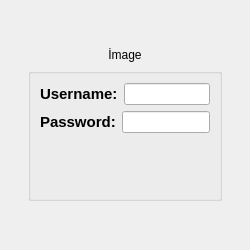
<?xml version="1.0" encoding="UTF-8"?>
<ui version="4.0">
 <class>Admlogin</class>
 <widget class="QDialog" name="Admlogin">
  <property name="geometry">
   <rect>
    <x>0</x>
    <y>0</y>
    <width>250</width>
    <height>250</height>
   </rect>
  </property>
  <property name="minimumSize">
   <size>
    <width>250</width>
    <height>250</height>
   </size>
  </property>
  <property name="maximumSize">
   <size>
    <width>250</width>
    <height>250</height>
   </size>
  </property>
  <property name="windowTitle">
   <string>Dialog</string>
  </property>
  <layout class="QGridLayout" name="gridLayout_9">
   <item row="0" column="0">
    <layout class="QGridLayout" name="gridLayout_8">
     <item row="0" column="0">
      <layout class="QGridLayout" name="gridLayout_7">
       <item row="0" column="0">
        <spacer name="verticalSpacer">
         <property name="orientation">
          <enum>Qt::Vertical</enum>
         </property>
         <property name="sizeHint" stdset="0">
          <size>
           <width>20</width>
           <height>40</height>
          </size>
         </property>
        </spacer>
       </item>
       <item row="1" column="0">
        <layout class="QGridLayout" name="gridLayout_6">
         <item row="0" column="1">
          <widget class="QLabel" name="label_image">
           <property name="text">
            <string>İmage</string>
           </property>
           <property name="alignment">
            <set>Qt::AlignCenter</set>
           </property>
          </widget>
         </item>
         <item row="1" column="0">
          <spacer name="horizontalSpacer_3">
           <property name="orientation">
            <enum>Qt::Horizontal</enum>
           </property>
           <property name="sizeHint" stdset="0">
            <size>
             <width>40</width>
             <height>20</height>
            </size>
           </property>
          </spacer>
         </item>
         <item row="1" column="1">
          <widget class="QGroupBox" name="groupBox">
           <property name="title">
            <string/>
           </property>
           <layout class="QGridLayout" name="gridLayout_5">
            <item row="0" column="0">
             <layout class="QGridLayout" name="gridLayout_4">
              <item row="0" column="0">
               <layout class="QGridLayout" name="gridLayout_2">
                <item row="0" column="0">
                 <widget class="QLabel" name="label_2">
                  <property name="font">
                   <font>
                    <pointsize>11</pointsize>
                    <bold>true</bold>
                   </font>
                  </property>
                  <property name="text">
                   <string>Username:</string>
                  </property>
                 </widget>
                </item>
                <item row="0" column="1">
                 <widget class="QLineEdit" name="lineEdit_adm_username"/>
                </item>
               </layout>
              </item>
              <item row="1" column="0">
               <layout class="QGridLayout" name="gridLayout_3">
                <item row="0" column="1">
                 <widget class="QLineEdit" name="lineEdit_adm_password"/>
                </item>
                <item row="0" column="0">
                 <widget class="QLabel" name="label_3">
                  <property name="font">
                   <font>
                    <pointsize>11</pointsize>
                    <bold>true</bold>
                   </font>
                  </property>
                  <property name="text">
                   <string>Password:</string>
                  </property>
                 </widget>
                </item>
               </layout>
              </item>
              <item row="2" column="0">
               <layout class="QGridLayout" name="gridLayout">
                <item row="0" column="0">
                 <spacer name="horizontalSpacer">
                  <property name="orientation">
                   <enum>Qt::Horizontal</enum>
                  </property>
                  <property name="sizeHint" stdset="0">
                   <size>
                    <width>40</width>
                    <height>20</height>
                   </size>
                  </property>
                 </spacer>
                </item>
                <item row="0" column="1">
                 <widget class="QPushButton" name="pushButton_adm_ok">
                  <property name="minimumSize">
                   <size>
                    <width>50</width>
                    <height>50</height>
                   </size>
                  </property>
                  <property name="maximumSize">
                   <size>
                    <width>50</width>
                    <height>50</height>
                   </size>
                  </property>
                  <property name="font">
                   <font>
                    <pointsize>11</pointsize>
                    <bold>true</bold>
                   </font>
                  </property>
                  <property name="styleSheet">
                   <string notr="true">#pushButton_adm_ok{
background-color: transparent;
border-image: url(:ok_close.png);
background: none;
border: none;
background-repeat: none;
}
#pushButton_adm_ok:pressed
{
   border-image: url(:ok_open.png);
}
</string>
                  </property>
                  <property name="text">
                   <string/>
                  </property>
                 </widget>
                </item>
                <item row="0" column="2">
                 <spacer name="horizontalSpacer_2">
                  <property name="orientation">
                   <enum>Qt::Horizontal</enum>
                  </property>
                  <property name="sizeHint" stdset="0">
                   <size>
                    <width>40</width>
                    <height>20</height>
                   </size>
                  </property>
                 </spacer>
                </item>
               </layout>
              </item>
             </layout>
            </item>
           </layout>
          </widget>
         </item>
         <item row="1" column="2">
          <spacer name="horizontalSpacer_4">
           <property name="orientation">
            <enum>Qt::Horizontal</enum>
           </property>
           <property name="sizeHint" stdset="0">
            <size>
             <width>40</width>
             <height>20</height>
            </size>
           </property>
          </spacer>
         </item>
        </layout>
       </item>
      </layout>
     </item>
     <item row="1" column="0">
      <spacer name="verticalSpacer_2">
       <property name="orientation">
        <enum>Qt::Vertical</enum>
       </property>
       <property name="sizeHint" stdset="0">
        <size>
         <width>20</width>
         <height>40</height>
        </size>
       </property>
      </spacer>
     </item>
    </layout>
   </item>
  </layout>
 </widget>
 <resources/>
 <connections/>
</ui>
